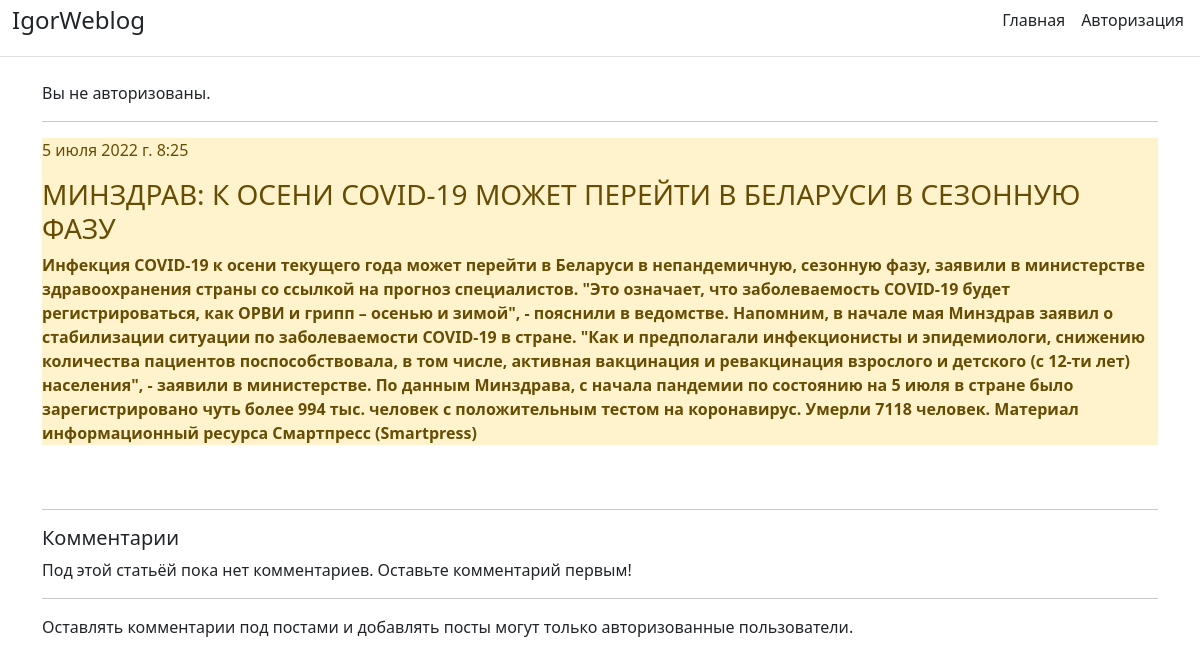
Page /article_detail/2022-07-05-0825271783630000/ on the committed database.
### Blog/models.py (models this page shows, shortened)
class Task(models.Model):
    title = models.CharField('Название', max_length=100)
    task = models.TextField('Текст')
    created_dt = models.DateTimeField('Дата', auto_now=True)
    publish = models.DateTimeField('Публикация', default=timezone.now)
    slug = models.SlugField('Ссылка', max_length=250, unique=True, null=False, blank=True, db_index=True)
    class Meta:
        verbose_name = 'Пост'
        verbose_name_plural = 'Посты'

### Blog/views.py (the view)
# urls.py: path('article_detail/<slug:slug>/', views.article_detail, name='article_detail'),
def article_detail(request, slug):
    article = get_object_or_404(Task, slug=slug)
    comments = article.comments.filter(active=True)
    if request.method == 'POST':
        comment_form = CommentForm(data=request.POST)
        if comment_form.is_valid():
            new_comment = comment_form.save(commit=False)
            new_comment.post = article
            new_comment.save()
    else:
        comment_form = CommentForm()
    context = {'article': article, 'slug': slug, 'comments': comments,
               'comment_form': comment_form}
    return render(request, 'Blog/article_detail.html', context)

### Blog/templates/Blog/article_detail.html (shortened to what this page needs)
{% extends 'Blog/base.html' %}
{% block content %}
<div class="alert-warning mt-3", class="container">
    <p>{{ article.publish }}</p>
    <h3>{{ article.title | upper }}</h3>
    <b>{{ article.task }}</b>
</div>
<br>
<br>
<hr>
{% with comments.Count as total_comments %}
    <h5>
        {{ total_comments }} Комментарии {{ total_comments|pluralize }}
    </h5>
{% endwith %}
{% for comment in comments %}
    <div class="comment">
        <p class="info">
            Комментарий {{ forloop.counter }} от {{ comment.name }}
            {{ comment.created }}
        </p>
        {{ comment.body|linebreaks }}
    </div>
{% empty %}
    <p>Под этой статьёй пока нет комментариев. Оставьте комментарий первым!</p>
{% endfor %}
<hr>
{% if new_comment %}
    <h2>Ваш коментарий добавлен</h2>
{% else %}
{% if request.user.is_authenticated %}
    <h5>Добавьте комментарий</h5>
    <form method="post" action=".">
        {% csrf_token %}
        {{ comment_form.as_p }}
        <button type="submit" class="btn btn-sucsess" style="background:lightblue">
            Добавить</button>
        <span>{{ error }}</span>
    </form>
{% else %}
    <p>Оставлять комментарии под постами и добавлять посты могут только авторизованные пользователи.</p>
{% endif %}
{% endif %}
{% endblock %}

### rows in the picture
Task: publish "5 июля 2022 г. 8:25", title "МИНЗДРАВ: К ОСЕНИ COVID-19 МОЖЕТ ПЕРЕЙТИ В БЕЛАРУСИ В СЕЗОННУЮ ФАЗУ", task "Инфекция COVID-19 к осени текущего года может перейти в Беларуси в непандемичную, сезонную фазу, заявили в министерстве здравоохранения страны со ссылкой на прогноз специалистов. \"Это означает, что заболеваемость COVID-19 будет регистрироваться, как ОРВИ и грипп – осенью и зимой\", - пояснили в ведомстве. Напомним, в начале мая Минздрав заявил о стабилизации ситуации по заболеваемости COVID-19 в стране. \"Как и предполагали инфекционисты и эпидемиологи, снижению количества пациентов поспособствовала, в том числе, активная вакцинация и ревакцинация взрослого и детского (с 12-ти лет) населения\", - заявили в министерстве. По данным Минздрава, с начала пандемии по состоянию на 5 июля в стране…"
